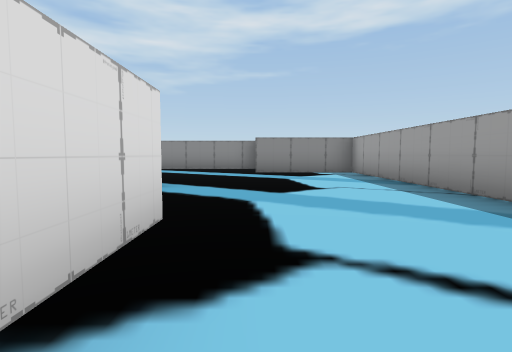
[1] (above)

15 first-person views from a walk through a scene from a Unity 3-D project. The camera is 0.51 m above the floor, tilts 4° down and sees 80° across. The floor is counted in squares, 1 m on a side. Each view is taken from the middle of a square. On the plan, view 1 faces up. The plan holds only what a view shows up to about 9 squares ahead; the rest is blank. The place goes on beyond the plan. The player character is not drawn.

[2]
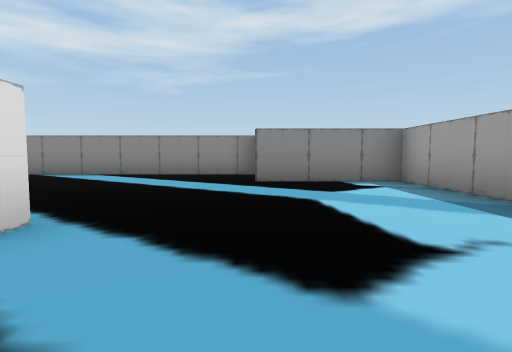

[3]
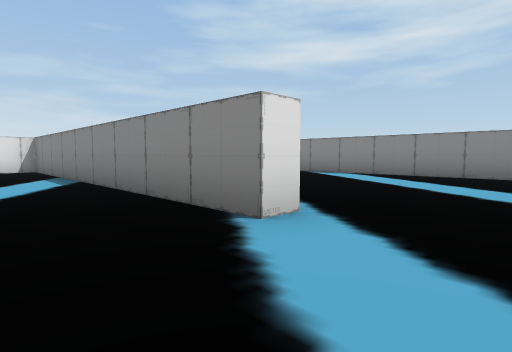

[4]
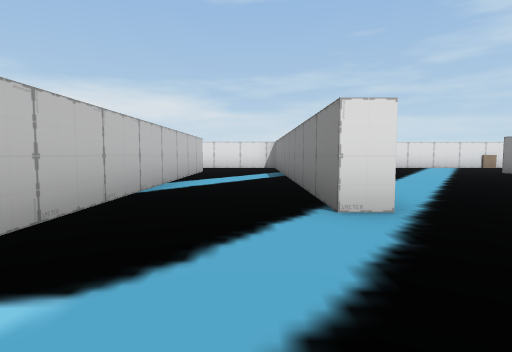

[5]
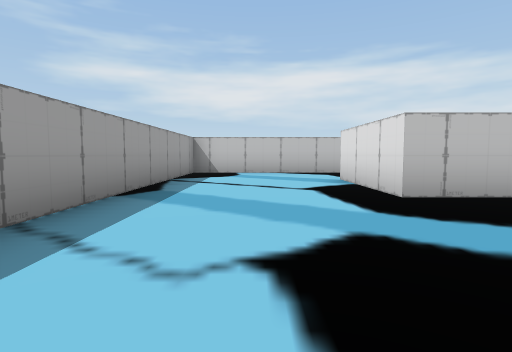

[6]
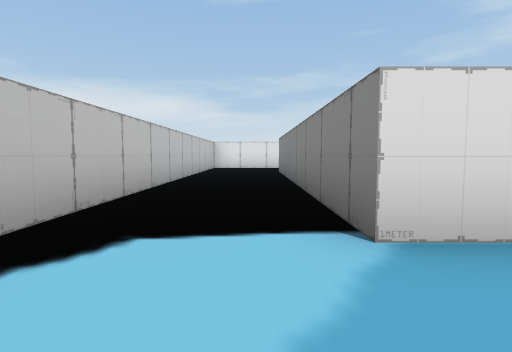

[7]
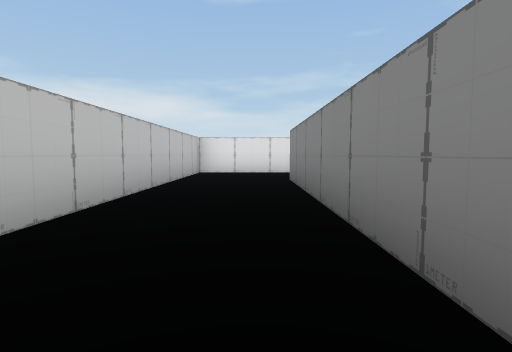

[8]
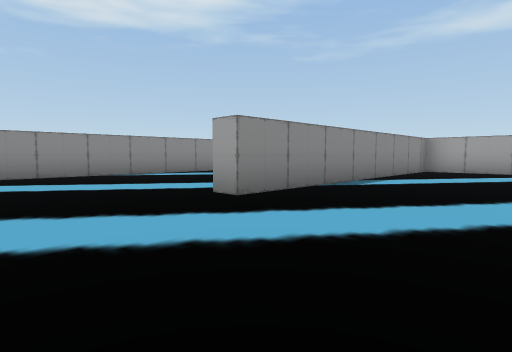

[9]
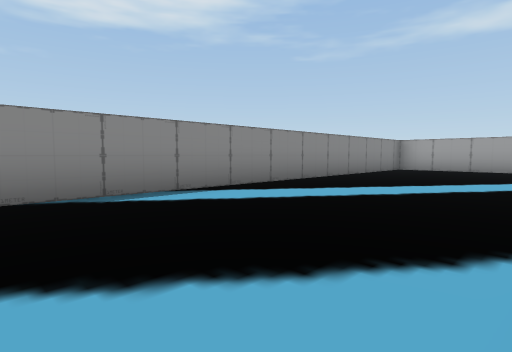

[10]
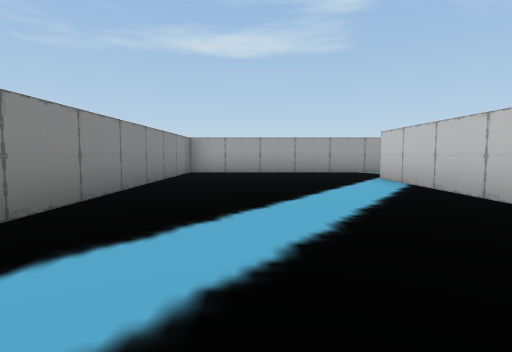

[11]
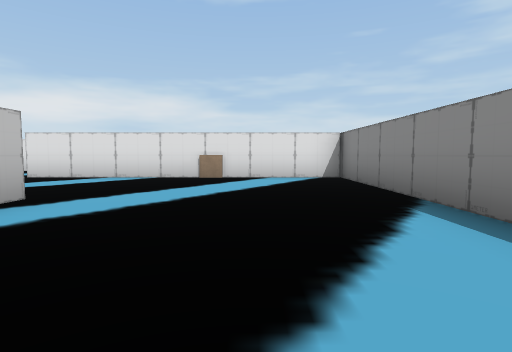

[12]
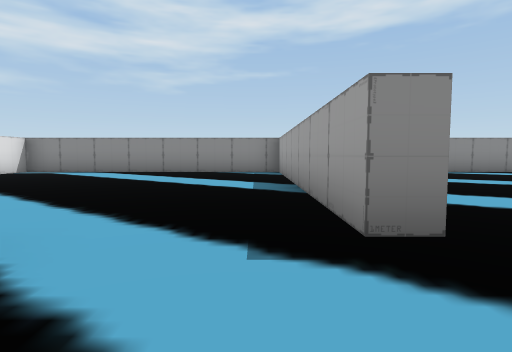

[13]
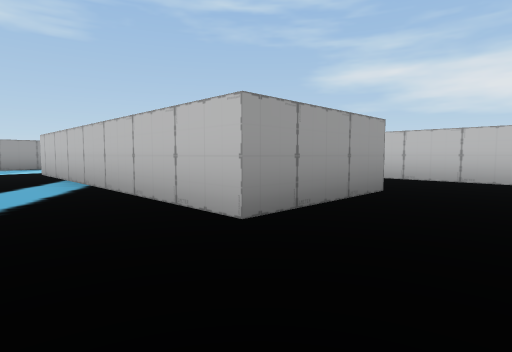

[14]
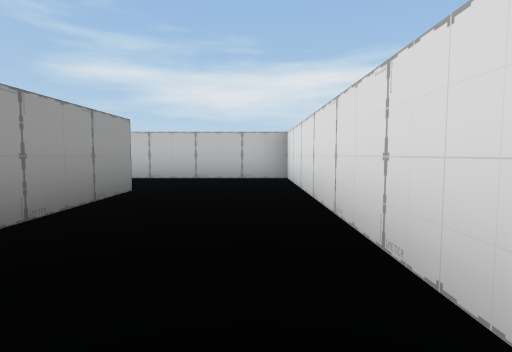

[15]
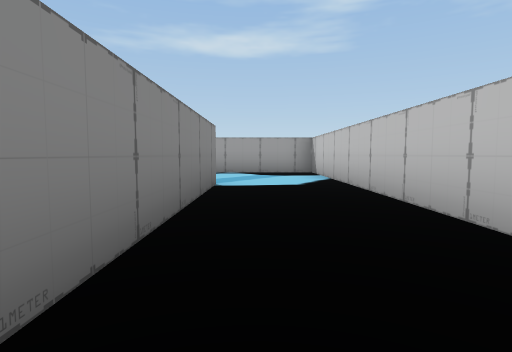

### Floor plan
Points are (right, up) in squares from view 1. A wall is a line through its corners. A room is listed if a view was taken in it or the views show most of it. See-through windows are left out.
Room 1 (views 1, 2, 3, 4, 5, 6, 7, 8, 9, 10, 11, 13, 14, 15)
walls: (-1.7, 5.2) (-1.7, 4.7) (-10.7, 4.7) (-10.7, -2.6) (2.8, -2.6) (2.8, 8.9) (0, 8.9) (0, 10.8) (-7.5, 10.8) (-7.5, 11.4); (-2.9, 11.3) (0.6, 11.3); (-0.7, 2.4) (-0.7, -0.3) (-8.2, -0.3) (-8.2, 2.4) (-0.7, 2.4); (2.8, 10.4) (2.8, 15.9) (-11, 15.9); (-10.7, 12.6) (-10.7, 8.9); (-10.7, 15.9) (-10.7, 13.5)
ways out: opening at (-11, 7.5) to room 2
Room 2 (view 12)
walls: (-10.7, 8.9) (-11.3, 8.9) (-11.3, 15.6); (-11.2, 15.9) (-18.7, 15.9) (-18.7, 14.9)
ways out: opening at (-11, 7.5) to room 1
objects: other object (-11, 13)

Where each view was taken, in squares from view 1:
view 1: 0 up, 0 right, facing up
view 2: 3 up, 0 right, facing up
view 3: 3 up, 0 right, facing up-left
view 4: 4 up, 1 right, facing left
view 5: 6 up, 1 right, facing down
view 6: 1 down, 1 right, facing left
view 7: 1 down, 2 left, facing left
view 8: 8 up, 10 left, facing up-right
view 9: 12 up, 8 left, facing up-right
view 10: 14 up, 6 left, facing right
view 11: 14 up, 4 left, facing left
view 12: 7 up, 12 left, facing up
view 13: 4 up, 10 left, facing down-right
view 14: 4 up, 10 left, facing down
view 15: 1 down, 6 left, facing right
